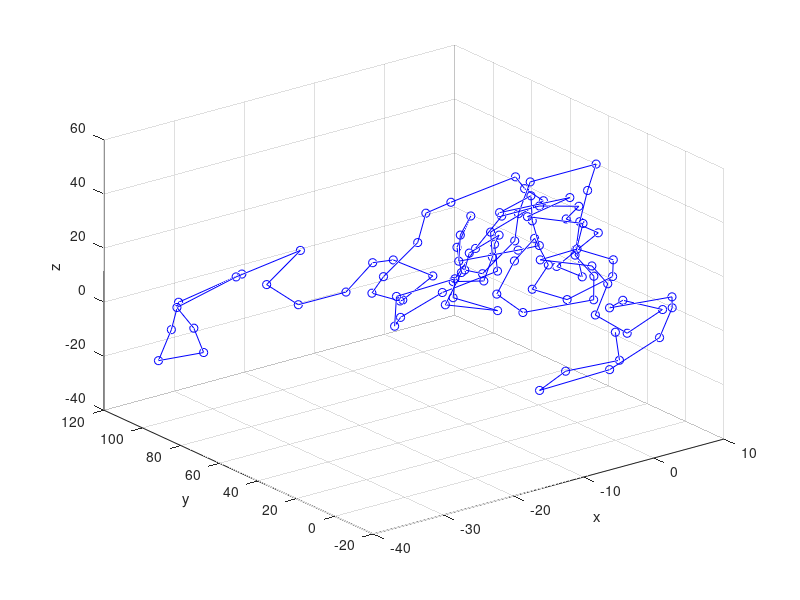

Recreate this plot in MATLAB.
%% testbench to figure out x,y,z and angles
clear;
clc;
close all;


x=0;
y=0;
z=0;

angle(1)=3*pi/4;

nsteps=100;
pathlen=10;
phi=pi/4;

for i = 2:nsteps
    phi=2*pi*rand;
%     phi=0;
    angle(i)=angle(i-1)+pi/2*rand;
    z(i)=z(i-1)+pathlen*cos(angle(i));
    x(i)=x(i-1)+pathlen*sin(angle(i))*cos(phi);
    y(i)=y(i-1)+pathlen*sin(angle(i))*sin(phi);
end

figure;
plot3(x,y,z,'o-b')
xlabel('x');
ylabel('y');
zlabel('z');
grid on;